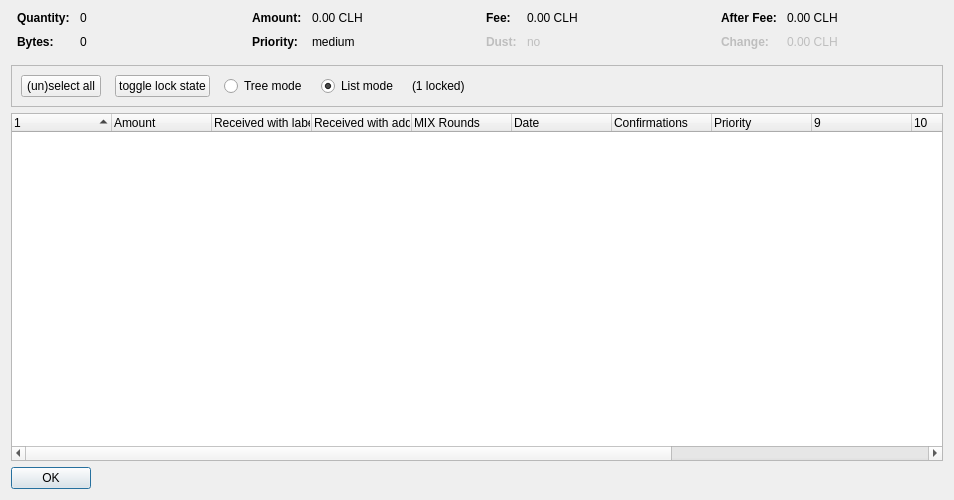
<?xml version="1.0" encoding="UTF-8"?>
<ui version="4.0">
 <class>CoinControlDialog</class>
 <widget class="QDialog" name="CoinControlDialog">
  <property name="geometry">
   <rect>
    <x>0</x>
    <y>0</y>
    <width>954</width>
    <height>500</height>
   </rect>
  </property>
  <property name="windowTitle">
   <string>Coin Selection</string>
  </property>
  <layout class="QVBoxLayout" name="verticalLayout">
   <item>
    <layout class="QHBoxLayout" name="horizontalLayoutTop" stretch="0,0,0,0">
     <property name="topMargin">
      <number>0</number>
     </property>
     <property name="bottomMargin">
      <number>10</number>
     </property>
     <item>
      <layout class="QFormLayout" name="formLayoutCoinControl1">
       <property name="horizontalSpacing">
        <number>10</number>
       </property>
       <property name="verticalSpacing">
        <number>10</number>
       </property>
       <property name="leftMargin">
        <number>6</number>
       </property>
       <property name="rightMargin">
        <number>6</number>
       </property>
       <item row="0" column="0">
        <widget class="QLabel" name="labelCoinControlQuantityText">
         <property name="font">
          <font>
           <weight>75</weight>
           <bold>true</bold>
          </font>
         </property>
         <property name="text">
          <string>Quantity:</string>
         </property>
        </widget>
       </item>
       <item row="0" column="1">
        <widget class="QLabel" name="labelCoinControlQuantity">
         <property name="cursor">
          <cursorShape>IBeamCursor</cursorShape>
         </property>
         <property name="contextMenuPolicy">
          <enum>Qt::ActionsContextMenu</enum>
         </property>
         <property name="text">
          <string notr="true">0</string>
         </property>
         <property name="textInteractionFlags">
          <set>Qt::LinksAccessibleByMouse|Qt::TextSelectableByKeyboard|Qt::TextSelectableByMouse</set>
         </property>
        </widget>
       </item>
       <item row="1" column="0">
        <widget class="QLabel" name="labelCoinControlBytesText">
         <property name="font">
          <font>
           <weight>75</weight>
           <bold>true</bold>
          </font>
         </property>
         <property name="text">
          <string>Bytes:</string>
         </property>
        </widget>
       </item>
       <item row="1" column="1">
        <widget class="QLabel" name="labelCoinControlBytes">
         <property name="cursor">
          <cursorShape>IBeamCursor</cursorShape>
         </property>
         <property name="contextMenuPolicy">
          <enum>Qt::ActionsContextMenu</enum>
         </property>
         <property name="text">
          <string notr="true">0</string>
         </property>
         <property name="textInteractionFlags">
          <set>Qt::LinksAccessibleByMouse|Qt::TextSelectableByKeyboard|Qt::TextSelectableByMouse</set>
         </property>
        </widget>
       </item>
      </layout>
     </item>
     <item>
      <layout class="QFormLayout" name="formLayoutCoinControl2">
       <property name="horizontalSpacing">
        <number>10</number>
       </property>
       <property name="verticalSpacing">
        <number>10</number>
       </property>
       <property name="leftMargin">
        <number>6</number>
       </property>
       <property name="rightMargin">
        <number>6</number>
       </property>
       <item row="0" column="0">
        <widget class="QLabel" name="labelCoinControlAmountText">
         <property name="font">
          <font>
           <weight>75</weight>
           <bold>true</bold>
          </font>
         </property>
         <property name="text">
          <string>Amount:</string>
         </property>
        </widget>
       </item>
       <item row="0" column="1">
        <widget class="QLabel" name="labelCoinControlAmount">
         <property name="cursor">
          <cursorShape>IBeamCursor</cursorShape>
         </property>
         <property name="contextMenuPolicy">
          <enum>Qt::ActionsContextMenu</enum>
         </property>
         <property name="text">
          <string notr="true">0.00 CLH</string>
         </property>
         <property name="textInteractionFlags">
          <set>Qt::LinksAccessibleByMouse|Qt::TextSelectableByKeyboard|Qt::TextSelectableByMouse</set>
         </property>
        </widget>
       </item>
       <item row="1" column="0">
        <widget class="QLabel" name="labelCoinControlPriorityText">
         <property name="font">
          <font>
           <weight>75</weight>
           <bold>true</bold>
          </font>
         </property>
         <property name="text">
          <string>Priority:</string>
         </property>
        </widget>
       </item>
       <item row="1" column="1">
        <widget class="QLabel" name="labelCoinControlPriority">
         <property name="cursor">
          <cursorShape>IBeamCursor</cursorShape>
         </property>
         <property name="contextMenuPolicy">
          <enum>Qt::ActionsContextMenu</enum>
         </property>
         <property name="text">
          <string>medium</string>
         </property>
         <property name="textInteractionFlags">
          <set>Qt::LinksAccessibleByMouse|Qt::TextSelectableByKeyboard|Qt::TextSelectableByMouse</set>
         </property>
        </widget>
       </item>
      </layout>
     </item>
     <item>
      <layout class="QFormLayout" name="formLayoutCoinControl3">
       <property name="horizontalSpacing">
        <number>10</number>
       </property>
       <property name="verticalSpacing">
        <number>10</number>
       </property>
       <property name="leftMargin">
        <number>6</number>
       </property>
       <property name="rightMargin">
        <number>6</number>
       </property>
       <item row="0" column="0">
        <widget class="QLabel" name="labelCoinControlFeeText">
         <property name="font">
          <font>
           <weight>75</weight>
           <bold>true</bold>
          </font>
         </property>
         <property name="text">
          <string>Fee:</string>
         </property>
        </widget>
       </item>
       <item row="0" column="1">
        <widget class="QLabel" name="labelCoinControlFee">
         <property name="cursor">
          <cursorShape>IBeamCursor</cursorShape>
         </property>
         <property name="contextMenuPolicy">
          <enum>Qt::ActionsContextMenu</enum>
         </property>
         <property name="text">
          <string notr="true">0.00 CLH</string>
         </property>
         <property name="textInteractionFlags">
          <set>Qt::LinksAccessibleByMouse|Qt::TextSelectableByKeyboard|Qt::TextSelectableByMouse</set>
         </property>
        </widget>
       </item>
       <item row="1" column="0">
        <widget class="QLabel" name="labelCoinControlLowOutputText">
         <property name="enabled">
          <bool>false</bool>
         </property>
         <property name="font">
          <font>
           <weight>75</weight>
           <bold>true</bold>
          </font>
         </property>
         <property name="text">
          <string>Dust:</string>
         </property>
        </widget>
       </item>
       <item row="1" column="1">
        <widget class="QLabel" name="labelCoinControlLowOutput">
         <property name="enabled">
          <bool>false</bool>
         </property>
         <property name="cursor">
          <cursorShape>IBeamCursor</cursorShape>
         </property>
         <property name="contextMenuPolicy">
          <enum>Qt::ActionsContextMenu</enum>
         </property>
         <property name="text">
          <string>no</string>
         </property>
         <property name="textInteractionFlags">
          <set>Qt::LinksAccessibleByMouse|Qt::TextSelectableByKeyboard|Qt::TextSelectableByMouse</set>
         </property>
        </widget>
       </item>
      </layout>
     </item>
     <item>
      <layout class="QFormLayout" name="formLayoutCoinControl4">
       <property name="horizontalSpacing">
        <number>10</number>
       </property>
       <property name="verticalSpacing">
        <number>10</number>
       </property>
       <property name="leftMargin">
        <number>6</number>
       </property>
       <property name="rightMargin">
        <number>6</number>
       </property>
       <item row="0" column="0">
        <widget class="QLabel" name="labelCoinControlAfterFeeText">
         <property name="font">
          <font>
           <weight>75</weight>
           <bold>true</bold>
          </font>
         </property>
         <property name="text">
          <string>After Fee:</string>
         </property>
        </widget>
       </item>
       <item row="0" column="1">
        <widget class="QLabel" name="labelCoinControlAfterFee">
         <property name="cursor">
          <cursorShape>IBeamCursor</cursorShape>
         </property>
         <property name="contextMenuPolicy">
          <enum>Qt::ActionsContextMenu</enum>
         </property>
         <property name="text">
          <string notr="true">0.00 CLH</string>
         </property>
         <property name="textInteractionFlags">
          <set>Qt::LinksAccessibleByMouse|Qt::TextSelectableByKeyboard|Qt::TextSelectableByMouse</set>
         </property>
        </widget>
       </item>
       <item row="1" column="0">
        <widget class="QLabel" name="labelCoinControlChangeText">
         <property name="enabled">
          <bool>false</bool>
         </property>
         <property name="font">
          <font>
           <weight>75</weight>
           <bold>true</bold>
          </font>
         </property>
         <property name="text">
          <string>Change:</string>
         </property>
        </widget>
       </item>
       <item row="1" column="1">
        <widget class="QLabel" name="labelCoinControlChange">
         <property name="enabled">
          <bool>false</bool>
         </property>
         <property name="cursor">
          <cursorShape>IBeamCursor</cursorShape>
         </property>
         <property name="contextMenuPolicy">
          <enum>Qt::ActionsContextMenu</enum>
         </property>
         <property name="text">
          <string notr="true">0.00 CLH</string>
         </property>
         <property name="textInteractionFlags">
          <set>Qt::LinksAccessibleByMouse|Qt::TextSelectableByKeyboard|Qt::TextSelectableByMouse</set>
         </property>
        </widget>
       </item>
      </layout>
     </item>
    </layout>
   </item>
   <item>
    <widget class="QFrame" name="frame">
     <property name="minimumSize">
      <size>
       <width>0</width>
       <height>40</height>
      </size>
     </property>
     <property name="frameShape">
      <enum>QFrame::StyledPanel</enum>
     </property>
     <property name="frameShadow">
      <enum>QFrame::Sunken</enum>
     </property>
     <layout class="QHBoxLayout" name="horizontalLayout">
      <item>
       <layout class="QHBoxLayout" name="horizontalLayoutPanel" stretch="0,0,0,0,0,0">
        <property name="spacing">
         <number>14</number>
        </property>
        <item>
         <widget class="QPushButton" name="pushButtonSelectAll">
          <property name="sizePolicy">
           <sizepolicy hsizetype="Maximum" vsizetype="Fixed">
            <horstretch>0</horstretch>
            <verstretch>0</verstretch>
           </sizepolicy>
          </property>
          <property name="text">
           <string>(un)select all</string>
          </property>
          <property name="autoDefault">
           <bool>false</bool>
          </property>
         </widget>
        </item>
        <item>
         <widget class="QPushButton" name="pushButtonToggleLock">
          <property name="sizePolicy">
           <sizepolicy hsizetype="Maximum" vsizetype="Fixed">
            <horstretch>0</horstretch>
            <verstretch>0</verstretch>
           </sizepolicy>
          </property>
          <property name="text">
           <string>toggle lock state</string>
          </property>
          <property name="autoDefault">
           <bool>false</bool>
          </property>
         </widget>
        </item>
        <item>
         <widget class="QRadioButton" name="radioTreeMode">
          <property name="sizePolicy">
           <sizepolicy hsizetype="Maximum" vsizetype="Fixed">
            <horstretch>0</horstretch>
            <verstretch>0</verstretch>
           </sizepolicy>
          </property>
          <property name="text">
           <string>Tree mode</string>
          </property>
         </widget>
        </item>
        <item>
         <widget class="QRadioButton" name="radioListMode">
          <property name="sizePolicy">
           <sizepolicy hsizetype="Maximum" vsizetype="Fixed">
            <horstretch>0</horstretch>
            <verstretch>0</verstretch>
           </sizepolicy>
          </property>
          <property name="text">
           <string>List mode</string>
          </property>
          <property name="checked">
           <bool>true</bool>
          </property>
         </widget>
        </item>
        <item>
         <widget class="QLabel" name="labelLocked">
          <property name="text">
           <string>(1 locked)</string>
          </property>
         </widget>
        </item>
        <item>
         <spacer name="horizontalSpacer">
          <property name="orientation">
           <enum>Qt::Horizontal</enum>
          </property>
          <property name="sizeHint" stdset="0">
           <size>
            <width>40</width>
            <height>20</height>
           </size>
          </property>
         </spacer>
        </item>
       </layout>
      </item>
     </layout>
    </widget>
   </item>
   <item>
    <widget class="CoinControlTreeWidget" name="treeWidget">
     <property name="contextMenuPolicy">
      <enum>Qt::CustomContextMenu</enum>
     </property>
     <property name="sortingEnabled">
      <bool>false</bool>
     </property>
     <property name="columnCount">
      <number>13</number>
     </property>
     <attribute name="headerShowSortIndicator" stdset="0">
      <bool>true</bool>
     </attribute>
     <attribute name="headerStretchLastSection">
      <bool>false</bool>
     </attribute>
     <column>
      <property name="text">
       <string/>
      </property>
     </column>
     <column>
      <property name="text">
       <string>Amount</string>
      </property>
     </column>
     <column>
      <property name="text">
       <string>Received with label</string>
      </property>
     </column>
     <column>
      <property name="text">
       <string>Received with address</string>
      </property>
     </column>
     <column>
      <property name="text">
       <string>MIX Rounds</string>
      </property>
     </column>
     <column>
      <property name="text">
       <string>Date</string>
      </property>
     </column>
     <column>
      <property name="text">
       <string>Confirmations</string>
      </property>
      <property name="toolTip">
       <string>Confirmed</string>
      </property>
     </column>
     <column>
      <property name="text">
       <string>Priority</string>
      </property>
     </column>
     <column>
      <property name="text">
       <string/>
      </property>
     </column>
     <column>
      <property name="text">
       <string/>
      </property>
     </column>
     <column>
      <property name="text">
       <string/>
      </property>
     </column>
     <column>
      <property name="text">
       <string/>
      </property>
     </column>
     <column>
      <property name="text">
       <string/>
      </property>
     </column>
    </widget>
   </item>
   <item>
    <widget class="QDialogButtonBox" name="buttonBox">
     <property name="sizePolicy">
      <sizepolicy hsizetype="Maximum" vsizetype="Fixed">
       <horstretch>0</horstretch>
       <verstretch>0</verstretch>
      </sizepolicy>
     </property>
     <property name="orientation">
      <enum>Qt::Horizontal</enum>
     </property>
     <property name="standardButtons">
      <set>QDialogButtonBox::Ok</set>
     </property>
    </widget>
   </item>
  </layout>
 </widget>
 <customwidgets>
  <customwidget>
   <class>CoinControlTreeWidget</class>
   <extends>QTreeWidget</extends>
   <header>coincontroltreewidget.h</header>
  </customwidget>
 </customwidgets>
 <resources/>
 <connections/>
</ui>
